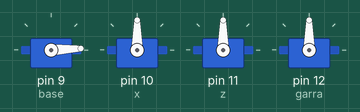
Recording of a sketch running on a simulated Arduino Uno, built with avr-gcc and run on an emulated ATmega328P. Shown: 4 × servo.

Above: at 0.05 s.
At 1.2 s:
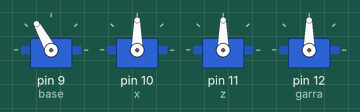
At 2.7 s:
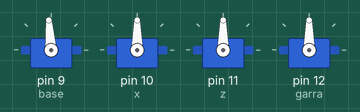
At 5.35 s:
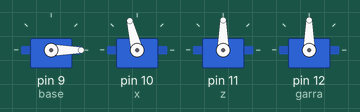
At 8.0 s:
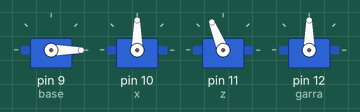
At 10.65 s:
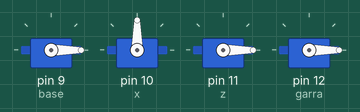
Timing chart, 0 to 13.9 s (numbered marks = the images above):
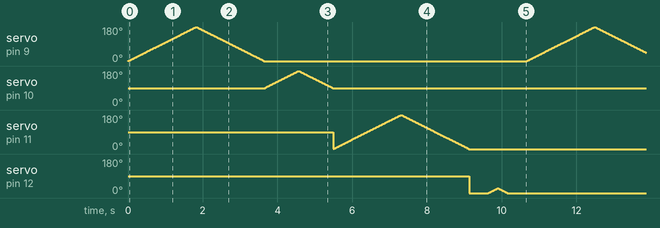

The sketch:

BrazoRoboticoArduino.ino
```cpp
#include <Servo.h>9

Servo x;
Servo base;
Servo z;
Servo garra;

int pos = 180;
void setup() {
  base.attach(9);
  x.attach(10);
  z.attach(11);
  garra.attach(12);
}


void loop() {
//  para base----------------------
  for (pos = 0; pos <= 180; pos++)
  {
    base.write(pos);
    delay(10);
  }
  for (pos = 180; pos >= 0; pos -= 1)
  {
    base.write(pos);
    delay(10); //fin base-----------
  }
  //servo izquierdo-----------------
  for (pos = 90; pos <= 180; pos++)
  {
    x.write(pos);
    delay(10);
  }
  for (pos = 180; pos >= 90; pos -= 1)
  {
    x.write(pos);
    delay(10); //fin servo izquierdo--
  }
// servo derecho----------------------
for (pos = 0; pos <= 180; pos++)
  {
    z.write(pos);
    delay(10);
  }
  for (pos = 180; pos >= 0; pos -= 1)
  {
    z.write(pos);
    delay(10); // fin servo derecho---
  }
  //servo garra-----------------------
  for (pos =-50; pos <= 25; pos++)
  {
    garra.write(pos);
    delay(10);
  }
  for (pos = 25; pos >=-50; pos -= 1)
  {
    garra.write(pos);
    delay(10); // fin servo garra---
  }
}
```
